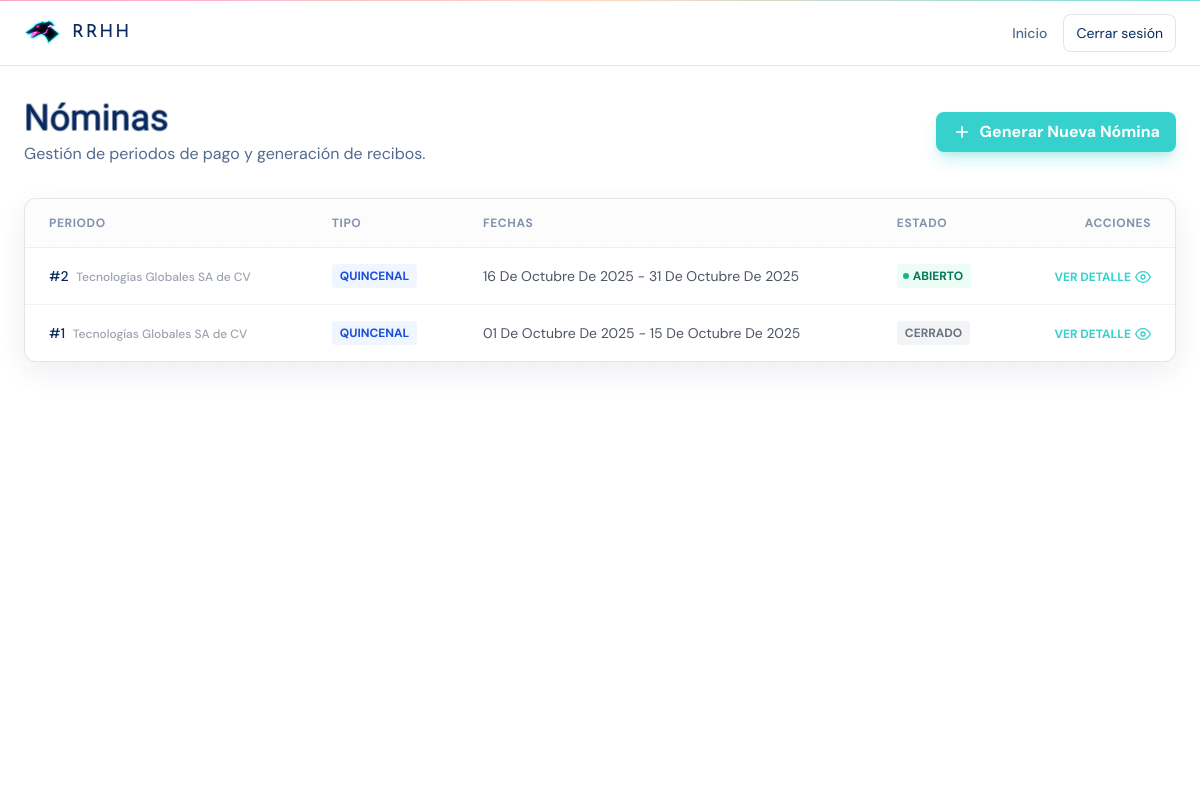
The app's page /index.php?controller=nomina&action=index (signed in) with its own data.
### tables this page shows
CREATE TABLE `periodos_nomina` (
  `id_periodo` int(11) NOT NULL COMMENT 'Identificador del periodo',
  `id_empresa` int(11) NOT NULL COMMENT 'Empresa del periodo',
  `tipo` enum('SEMANAL','QUINCENAL','MENSUAL') NOT NULL COMMENT 'Tipo de periodo',
  `fecha_inicio` date NOT NULL COMMENT 'Inicio del periodo',
  `fecha_fin` date NOT NULL COMMENT 'Fin del periodo',
  `estado` enum('ABIERTO','CERRADO') NOT NULL DEFAULT 'ABIERTO' COMMENT 'Estado del periodo'
);

CREATE TABLE `empresas` (
  `id_empresa` int(11) NOT NULL COMMENT 'Identificador de la empresa',
  `nombre` varchar(120) NOT NULL COMMENT 'Nombre legal/comercial',
  `rfc` varchar(20) DEFAULT NULL COMMENT 'Registro fiscal',
  `correo_contacto` varchar(120) DEFAULT NULL COMMENT 'Correo de contacto',
  `telefono` varchar(20) DEFAULT NULL COMMENT 'Teléfono principal',
  `direccion` text DEFAULT NULL COMMENT 'Domicilio completo',
  `activa` tinyint(1) NOT NULL DEFAULT 1 COMMENT 'Empresa activa'
);

### app/controllers/NominaController.php (called while the page is built, shortened)
<?php
require_once __DIR__ . '/../models/PeriodoNomina.php';
class NominaController
{
    public function index(): void
    {
        $periodos = PeriodoNomina::all();
        require __DIR__ . '/../views/nominas/index.php';
    }
}

### config/paths.php (called while the page is built, shortened)
<?php
function url(string $path = ''): string {
    $path = '/' . ltrim($path, '/');
    return BASE_URL === '/' ? $path : BASE_URL . $path;
}
function asset(string $path): string {
    return url('assets/' . ltrim($path, '/'));
}

### app/models/PeriodoNomina.php (called while the page is built, shortened)
<?php
require_once __DIR__ . '/../../config/db.php';
class PeriodoNomina
{
    public static function all(): array
    {
        global $pdo;
        $sql = "SELECT pn.*, e.nombre as empresa_nombre
                FROM periodos_nomina pn
                INNER JOIN empresas e ON e.id_empresa = pn.id_empresa
                ORDER BY pn.fecha_inicio DESC";
        $stmt = $pdo->query($sql);
        return $stmt->fetchAll(PDO::FETCH_ASSOC);
    }
}

### app/helpers/dates.php (called while the page is built, shortened)
<?php
if (!function_exists('fecha_es')) {
    function fecha_es($fecha) {
        $timestamp = strtotime($fecha);
        $meses = ['Enero', 'Febrero', 'Marzo', 'Abril', 'Mayo', 'Junio', 'Julio', 'Agosto', 'Septiembre', 'Octubre', 'Noviembre', 'Diciembre'];
        $dia = date('d', $timestamp);
        $mes = $meses[date('n', $timestamp) - 1];
        $anio = date('Y', $timestamp);
        return "$dia de $mes de $anio";
    }
}

### app/views/nominas/index.php (the view, shortened to what this page needs)
<?php
require_once __DIR__ . '/../../../config/paths.php';
?>
<!doctype html>
<html lang="es">
<head>
  <script src="https://cdn.tailwindcss.com"></script>
  <link rel="stylesheet" href="<?= asset('css/vice.css') ?>">
</head>
<body class="min-h-screen bg-white text-vc-ink font-sans relative">
  <div class="absolute inset-0 grid-bg opacity-15 pointer-events-none"></div>
  <header class="sticky top-0 z-30 border-b border-black/10 bg-white/80 backdrop-blur">
    <div class="mx-auto max-w-7xl px-4 sm:px-6 h-16 flex items-center">
      <a href="<?= url('index.php') ?>" class="flex items-center gap-3">
        <img src="<?= asset('img/galgovc.png') ?>" alt="RRHH" class="h-9 w-auto">
        <div class="font-display text-lg tracking-widest uppercase text-vc-ink">RRHH</div>
      </a>
      <div class="ml-auto flex items-center gap-4">
        <a href="<?= url('index.php') ?>" class="text-sm font-medium text-vc-ink/70 hover:text-vc-ink transition">Inicio</a>
        <a href="<?= url('logout.php') ?>" class="rounded-lg border border-black/10 bg-white px-3 py-2 text-sm hover:bg-vc-pink/10 text-vc-ink">Cerrar sesión</a>
      </div>
    </div>
  </header>
  <main class="mx-auto max-w-7xl px-4 sm:px-6 py-8">
    <div class="flex flex-col md:flex-row md:items-center justify-between gap-4 mb-8">
        <div>
            <h1 class="vice-title text-4xl text-vc-ink">Nóminas</h1>
            <p class="text-muted-ink mt-1">Gestión de periodos de pago y generación de recibos.</p>
        </div>
        <div>
             <a href="<?= url('index.php?controller=nomina&action=create') ?>" class="inline-flex items-center gap-2 bg-vc-teal text-white px-4 py-2 rounded-lg font-bold hover:bg-teal-500 transition shadow-lg shadow-vc-teal/30">
                <svg class="w-5 h-5"><use href="#i-plus"/></svg>
                Generar Nueva Nómina
             </a>
        </div>
    </div>
    <div class="bg-white border border-black/10 rounded-xl overflow-hidden shadow-soft">
        <div class="overflow-x-auto">
            <table class="w-full text-left border-collapse">
                <thead>
                    <tr class="border-b border-black/5 bg-gray-50/50 text-xs uppercase tracking-wider text-vc-ink/50">
                        <th class="px-6 py-4 font-bold">Periodo</th>
                        <th class="px-6 py-4 font-bold">Tipo</th>
                        <th class="px-6 py-4 font-bold">Fechas</th>
                        <th class="px-6 py-4 font-bold">Estado</th>
                        <th class="px-6 py-4 font-bold text-right">Acciones</th>
                    </tr>
                </thead>
                <tbody class="divide-y divide-black/5 text-sm">
                    <?php if (empty($periodos)): ?>
                        <tr>
                            <td colspan="5" class="px-6 py-8 text-center text-gray-500">
                                No hay periodos de nómina registrados.
                            </td>
                        </tr>
                    <?php else: ?>
                        <?php foreach ($periodos as $p): ?>
                            <tr class="hover:bg-gray-50/50 transition duration-150">
                                <td class="px-6 py-4 font-medium text-vc-ink">
                                    #<?= $p['id_periodo'] ?>
                                    <span class="text-xs text-gray-400 ml-1"><?= htmlspecialchars($p['empresa_nombre'] ?? '') ?></span>
                                </td>
                                <td class="px-6 py-4">
                                    <span class="inline-flex items-center px-2 py-1 rounded bg-blue-50 text-blue-700 text-xs font-bold">
                                        <?= $p['tipo'] ?>
                                    </span>
                                </td>
                                <td class="px-6 py-4 text-gray-600 capitalize">
                                    <?php require_once __DIR__ . '/../../helpers/dates.php'; ?>
                                    <?= fecha_es($p['fecha_inicio']) ?> - <?= fecha_es($p['fecha_fin']) ?>
                                </td>
                                <td class="px-6 py-4">
                                    <?php if ($p['estado'] === 'ABIERTO'): ?>
                                        <span class="inline-flex items-center px-2 py-1 rounded bg-emerald-50 text-emerald-700 text-xs font-bold dot-indicator relative pl-4">
                                            <span class="absolute left-1.5 top-1/2 -translate-y-1/2 w-1.5 h-1.5 rounded-full bg-emerald-500"></span>
                                            ABIERTO
                                        </span>
                                    <?php else: ?>
                                        <span class="inline-flex items-center px-2 py-1 rounded bg-gray-100 text-gray-500 text-xs font-bold">
                                            CERRADO
                                        </span>
                                    <?php endif; ?>
                                </td>
                                <td class="px-6 py-4 text-right">
                                    <a href="<?= url('index.php?controller=nomina&action=show&id=' . $p['id_periodo']) ?>" class="text-vc-teal hover:text-teal-600 font-bold text-xs inline-flex items-center gap-1">
                                        VER DETALLE
                                        <svg class="w-4 h-4"><use href="#i-eye"/></svg>
                                    </a>
                                </td>
                            </tr>
                        <?php endforeach; ?>
                    <?php endif; ?>
                </tbody>
            </table>
        </div>
    </div>
  </main>
</body>
</html>

### public/assets/css/vice.css (style rules this page uses)
:root { --muted: rgba(10,42,94,.70); }
.grid-bg { background-image: radial-gradient(circle at 1px 1px, rgba(0,0,0,.06) 1px, transparent 1px); background-size: 24px 24px; }
.vice-title { font-family: 'Rage Italic','Yellowtail',cursive; -webkit-text-stroke: 1px rgba(10,42,94,.25); text-shadow: -1px -1px 0 rgba(10,42,94,.25), 1px -1px 0 rgba(10,42,94,.25), -1px 1px 0 rgba(10,42,94,.25), 1px 1px 0 rgba(10,42,94,.25); }
.text-muted-ink { color: var(--muted); }

### records on screen
periodos_nomina: id_periodo "2", id_empresa.nombre "Tecnologías Globales SA de CV", tipo "QUINCENAL", fecha_inicio "16 De Octubre De 2025", fecha_fin "31 De Octubre De 2025", estado "ABIERTO" (drawn)
periodos_nomina: id_periodo "1", id_empresa.nombre "Tecnologías Globales SA de CV", tipo "QUINCENAL", fecha_inicio "01 De Octubre De 2025", fecha_fin "15 De Octubre De 2025", estado "CERRADO"
